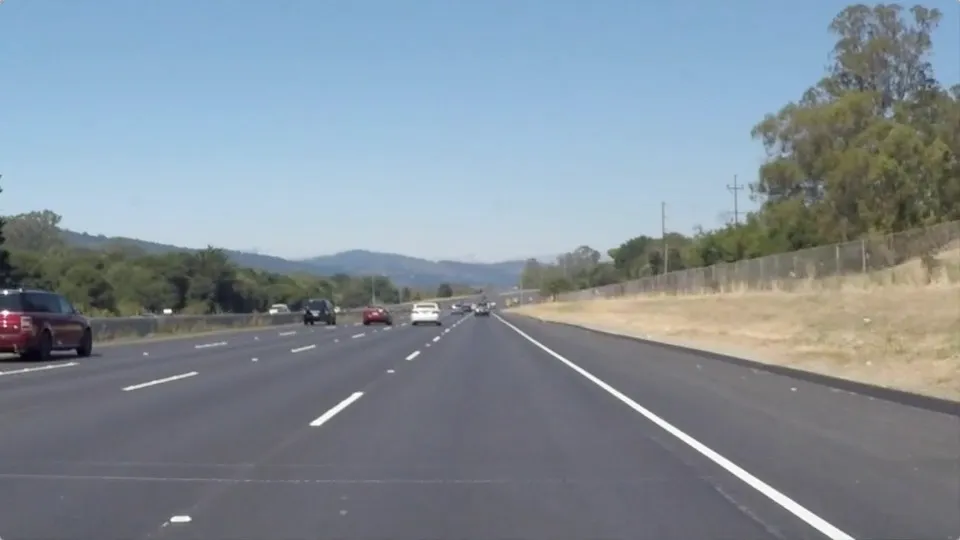
#> input picture data/test_lane_seperator.png, 960 x 540 px, found by its file name
$ jupyter execute car_simulation.ipynb
#> lines starting #> are read from the running program, lines starting #| are printed output that depends on the picture; after the words box and inside, x2 and y2 are one past the last pixel; in counts of white or black regions, pixels touching at a corner belong together
[cell 1]
import matplotlib.pyplot as plt
import numpy as np
import cv2

[cell 2]
def remove_noise(image, kernel_size):
    return cv2.GaussianBlur(image, (kernel_size, kernel_size), 0)

[cell 3]
def discard_colors(image):
    return cv2.cvtColor(image, cv2.COLOR_BGR2GRAY)

[cell 4]
def detect_edges(image, low_threshold, high_threshold):
    return cv2.Canny(image, threshold1=low_threshold, threshold2=high_threshold)

[cell 5]
def region_of_interest(image, vertices):
    # defining a blank mask to start with
    mask = np.zeros_like(image)
    # defining a 3 channel or 1 channel color to fill the mask with depending on the input image
    if len(image.shape) > 2:
        channel_count = image.shape[2]  # i.e. 3 or 4 depending on your image
        ignore_mask_color = (255,) * channel_count
    else:
        ignore_mask_color = 255
    # filling pixels inside the polygon defined by "vertices" with the fill color
    cv2.fillPoly(mask, vertices, ignore_mask_color)

  # returning the image only where mask pixels are non-zero
    masked_image = cv2.bitwise_and(image, mask)
    return masked_image

[cell 6]
def draw_lines(image, lines, color=[255, 0, 0], thickness=2):
    for line in lines:
        for x1,y1,x2,y2 in line:
            cv2.line(image, (x1, y1), (x2, y2), color, thickness)

[cell 7]
def hough_lines(image, rho, theta, threshold, min_line_len, max_line_gap):
    lines = cv2.HoughLinesP(image, rho, theta, threshold, np.array([]), minLineLength=min_line_len, maxLineGap=max_line_gap)
    return lines

[cell 8]
def slope(x1, y1, x2, y2):
    return (y1 - y2) / (x1 - x2)
def separate_lines(lines):
    right = []
    left = []
    for x1,y1,x2,y2 in lines[:, 0]:
        m = slope(x1,y1,x2,y2)
        if m >= 0:
            right.append([x1,y1,x2,y2,m])
        else:
            left.append([x1,y1,x2,y2,m])
    return right, left

[cell 9]
def reject_outliers(data, cutoff, threshold=0.08):
    data = np.array(data)
    data = data[(data[:, 4] >= cutoff[0]) & (data[:, 4] <= cutoff[1])]
    m = np.mean(data[:, 4], axis=0)
    return data[(data[:, 4] <= m+threshold) & (data[:, 4] >= m-threshold)]

[cell 10]
def lines_linreg(lines_array):
    x = np.reshape(lines_array[:, [0, 2]], (1, len(lines_array) * 2))[0]
    y = np.reshape(lines_array[:, [1, 3]], (1, len(lines_array) * 2))[0]
    A = np.vstack([x, np.ones(len(x))]).T
    m, c = np.linalg.lstsq(A, y)[0]
    x = np.array(x)
    y = np.array(x * m + c)
    return x, y, m, c

[cell 11]
def extend_point(x1, y1, x2, y2, length):
    line_len = np.sqrt((x1 - x2)**2 + (y1 - y2)**2)
    x = x2 + (x2 - x1) / line_len * length
    y = y2 + (y2 - y1) / line_len * length
    return x, y

[cell 12]
def weighted_image(image, initial_image, α=0.8, β=1., λ=0.):
    return cv2.addWeighted(initial_image, α, image, β, λ)

[cell 13]
image = cv2.imread("test_lane_seperator.png")
#> image is the input picture: shape (540, 960, 3); mean B, G, R 152.1, 142.3, 130.4

[cell 14]
img = detect_edges(image, low_threshold=50, high_threshold=150)
#> in detect_edges, `return cv2.Canny(image, threshold1=low_threshold, threshold2=high_thre..`:
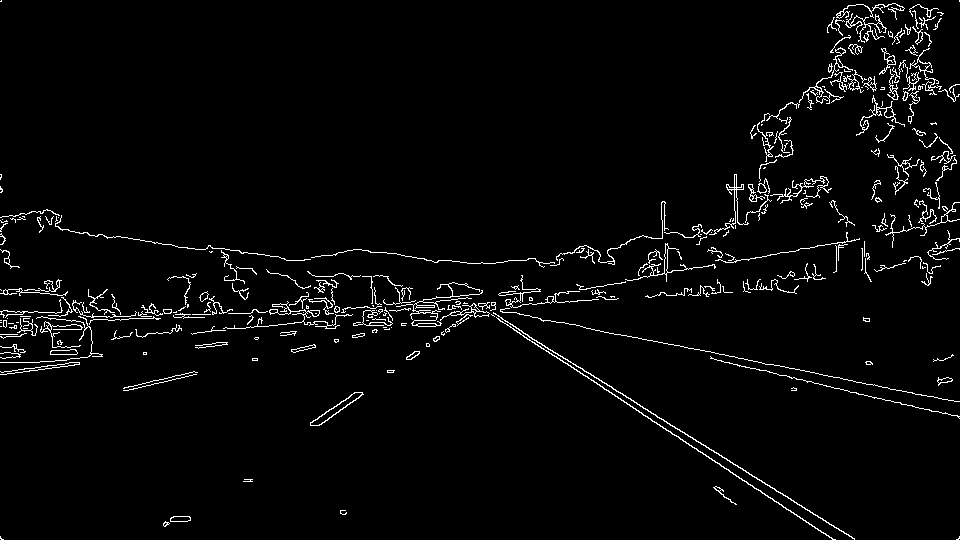
#> returned value: shape (540, 960); 3% white in thin lines or dots
plt.imshow(img, cmap='gray')

[cell 15]
xsize = img.shape[1]
ysize = img.shape[0]
dx1 = int(0.0725 * xsize)
dx2 = int(0.425 * xsize)
dy = int(0.6 * ysize)
# calculate vertices for region of interest
vertices = np.array([[(dx1, ysize), (dx2, dy), (xsize - dx2, dy), (xsize - dx1, ysize)]], dtype=np.int32)
image = region_of_interest(img, vertices)
#> in region_of_interest, `cv2.fillPoly(mask, vertices, ignore_mask_color)`:
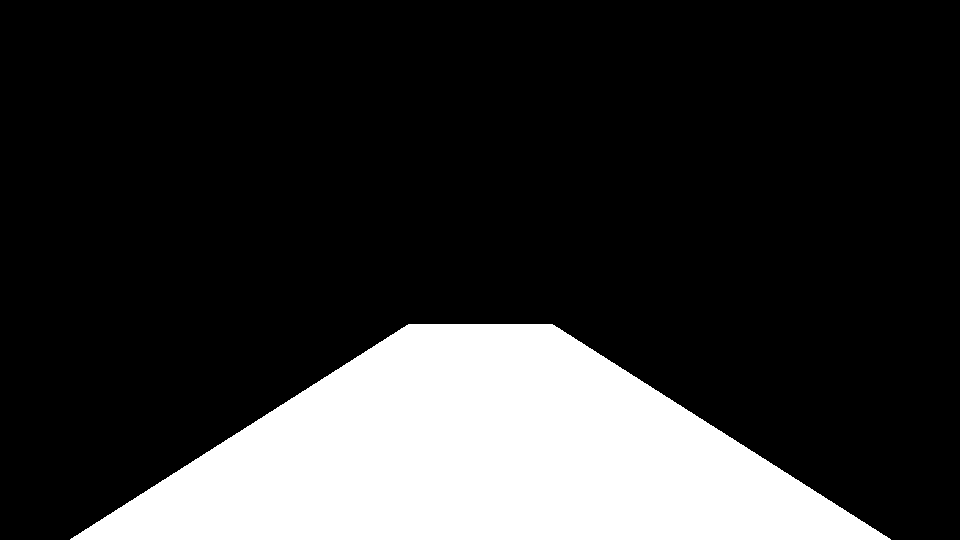
#> mask: shape (540, 960); 20.1% white; 1 white region, box (x1, y1, x2, y2) and area: (70, 324, 891, 540) 104451
#> in region_of_interest, `masked_image = cv2.bitwise_and(image, mask)`:
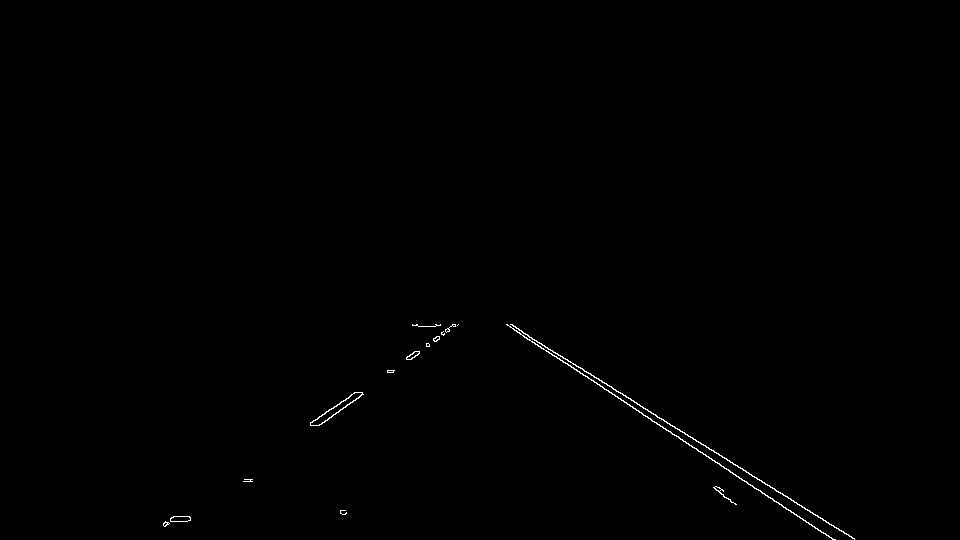
#> masked_image: shape (540, 960); 0.31% white in thin lines or dots, all inside (x1, y1, x2, y2) = (163, 324, 855, 540)

[cell 16]
plt.imshow(image)

[cell 17]
rho = 0.8
theta = np.pi/180
threshold = 25
min_line_len = 50
max_line_gap = 200
lines = hough_lines(img, rho, theta, threshold, min_line_len, max_line_gap)
#> in hough_lines, `lines = cv2.HoughLinesP(image, rho, theta, threshold, np.array([]), mi..`: lines = 161 rows, first 6: [396, 253, 854, 539], [9, 215, 874, 384], [3, 374, 959, 240], [305, 324, 936, 224], [2, 216, 543, 321], [3, 316, 531, 316]

[cell 18]
lines_reshaped = lines[:, 0, :]
#> lines_reshaped has the same summary as lines in hough_lines
lines_reshaped.shape

[cell 19]
right_lines, left_lines = separate_lines(lines)
#> the loop in separate_lines, `for x1,y1,x2,y2 in lines[:, 0]:` made 161 passes
#> (x1, y1, x2, y2, m) on passes 1 to 3: (396, 253, 854, 539, 0.624), (9, 215, 874, 384, 0.195), (3, 374, 959, 240, -0.14)
#> after the loop in separate_lines, `for x1,y1,x2,y2 in lines[:, 0]:`: left = 117 items, first 6: [3, 374, 959, 240, -0.14], [305, 324, 936, 224, -0.158], [124, 387, 955, 210, -0.213], [310, 422, 959, 0, -0.65], [7, 318, 794, 291, -0.0343], [11, 327, 938, 197, -0.14]; right = 44 items, first 6: [396, 253, 854, 539, 0.624], [9, 215, 874, 384, 0.195], [2, 216, 543, 321, 0.194], [3, 316, 531, 316, 0], [399, 254, 853, 538, 0.626], [444, 284, 728, 469, 0.651]
#> right_lines has the same summary as right in separate_lines; left_lines has the same summary as left in separate_lines
right_lines
#> Out has the same summary as right in separate_lines

[cell 20]
if right_lines and left_lines:
    right = reject_outliers(right_lines,  cutoff=(0.45, 0.75))
#> in reject_outliers, `data = np.array(data)`: data = 44 rows, first 6: [396, 253, 854, 539, 0.624], [9, 215, 874, 384, 0.195], [2, 216, 543, 321, 0.194], [3, 316, 531, 316, 0], [399, 254, 853, 538, 0.626], [444, 284, 728, 469, 0.651]
#> in reject_outliers, `data = data[(data[:, 4] >= cutoff[0]) & (data[:, 4] <= cutoff[1])]`: data = [[396, 253, 854, 539, 0.624], [399, 254, 853, 538, 0.626], [444, 284, 728, 469, 0.651], [393, 253, 834, 539, 0.649], [833, 18, 955, 100, 0.672]]
#> in reject_outliers, `m = np.mean(data[:, 4], axis=0)`: m = 0.644
#> right has the same summary as data in reject_outliers
    left = reject_outliers(left_lines, cutoff=(-0.85, -0.6))
#> in reject_outliers (call 2), `data = np.array(data)`: data = 117 rows, first 6: [3, 374, 959, 240, -0.14], [305, 324, 936, 224, -0.158], [124, 387, 955, 210, -0.213], [310, 422, 959, 0, -0.65], [7, 318, 794, 291, -0.0343], [11, 327, 938, 197, -0.14]
#> in reject_outliers (call 2), `data = data[(data[:, 4] >= cutoff[0]) & (data[:, 4] <= cutoff[1])]`: data = 13 rows, first 6: [310, 422, 959, 0, -0.65], [187, 521, 539, 265, -0.727], [183, 521, 540, 262, -0.725], [833, 59, 902, 10, -0.71], [341, 401, 940, 12, -0.649], [835, 51, 899, 5, -0.719]
#> left = [[310, 422, 959, 0, -0.65], [187, 521, 539, 265, -0.727], [183, 521, 540, 262, -0.725], [833, 59, 902, 10, -0.71], [341, 401, 940, 12, -0.649], [835, 51, 899, 5, -0.719], [181, 521, 538, 262, -0.725], [505, 323, 924, 18, -0.728], [507, 324, 937, 12, -0.726], [179, 521, 556, 257, -0.7], [512, 324, 920, 5, -0.782]]

[cell 21]
lines[0]
#> Out = [[396, 253, 854, 539]]

[cell 22]
x, y, m, c = lines_linreg(lines_reshaped)
#> in lines_linreg, `x = np.reshape(lines_array[:, [0, 2]], (1, len(lines_array) * 2))[0]`: x = 322 values, max 959 at index 5, min 0 at index 80, mean 598.6
#> in lines_linreg, `y = np.reshape(lines_array[:, [1, 3]], (1, len(lines_array) * 2))[0]`: y = 322 values, max 539 at index 1, min 0 at index 21, mean 240.4
#> in lines_linreg, `A = np.vstack([x, np.ones(len(x))]).T`: A = 322 pairs, first value 0 to 959, second value 1 to 1
#> in lines_linreg, `m, c = np.linalg.lstsq(A, y)[0]`: m = -0.176; c = 345.5
#> in lines_linreg, `y = np.array(x * m + c)`: y = 322 values, max 345.5 at index 80, min 177.1 at index 5, mean 240.4
#> m = -0.176; c = 345.5
# This variable represents the top-most point in the image where we can reasonable draw a line to.
min_y = np.min(y)
#> min_y = 177.1
# Calculate the top point using the slopes and intercepts we got from linear regression.
top_point = np.array([(min_y - c) / m, min_y], dtype=int)
#> top_point = [959, 177]
# Repeat this process to find the bottom left point.
max_y = np.max(y)
#> max_y = 345.5
bot_point = np.array([(max_y - c) / m, max_y], dtype=int)
#> bot_point = [0, 345]

[cell 23]
x1e, y1e = extend_point(bot_point[0],bot_point[1],top_point[0],top_point[1], -1000) # bottom point
#> in extend_point, `line_len = np.sqrt((x1 - x2)**2 + (y1 - y2)**2)`: line_len = 973.6
#> in extend_point, `x = x2 + (x2 - x1) / line_len * length`: x = -26
#> in extend_point, `y = y2 + (y2 - y1) / line_len * length`: y = 349.6
#> x1e = -26; y1e = 349.6
x2e, y2e = extend_point(bot_point[0],bot_point[1],top_point[0],top_point[1],  1000) # top point
#> x2e = 1944; y2e = 4.45
# return the line.
line = np.array([[x1e,y1e,x2e,y2e]])
#> line = [[-26, 349.6, 1944, 4.45]]

[cell 24]
line_image = np.copy((image)*0)
#> line_image: shape (540, 960); every value is 0
draw_lines(line_image, lines, thickness=3)
#> the loop in draw_lines, `for line in lines:` made 161 passes
#> after the loop in draw_lines, `for line in lines:`:
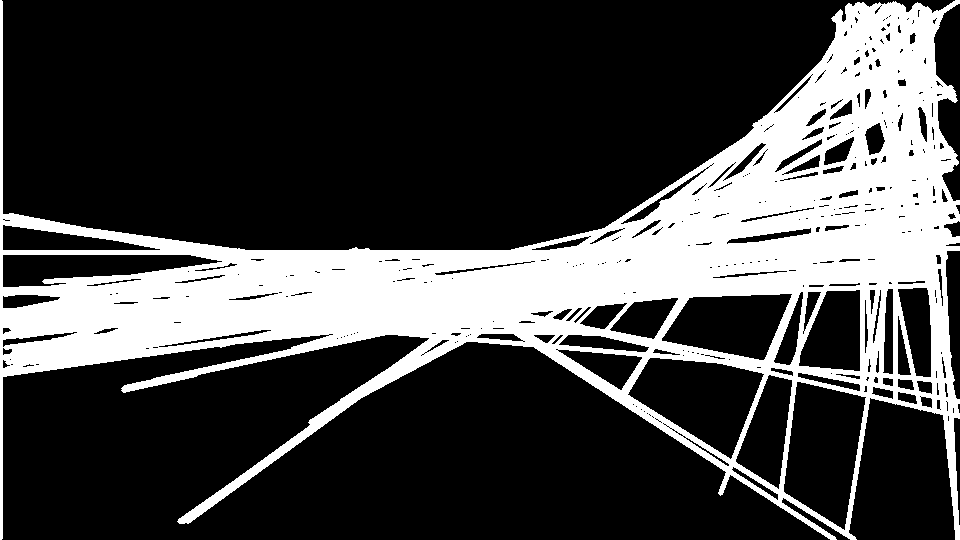
#> image: shape (540, 960); 27.3% white; 1 white region, box (x1, y1, x2, y2) and area: (0, 0, 960, 540) 141336
line_image = region_of_interest(line_image, vertices)
#> in region_of_interest (call 2), `masked_image = cv2.bitwise_and(image, mask)`:
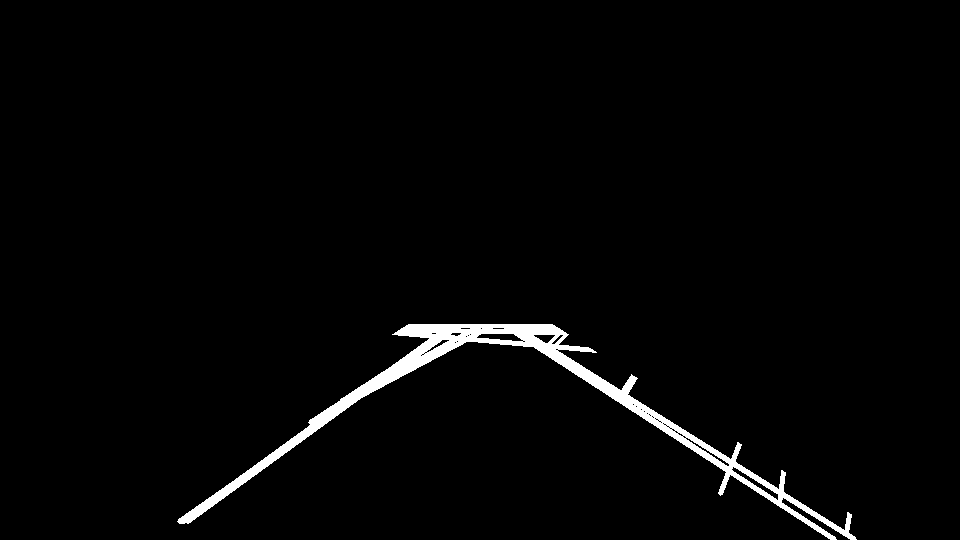
#> masked_image: shape (540, 960); 2.1% white; 1 white region, box (x1, y1, x2, y2) and area: (177, 324, 857, 540) 11103
final_image = weighted_image(line_image, img)
#> in weighted_image, `return cv2.addWeighted(initial_image, α, image, β, λ)`:
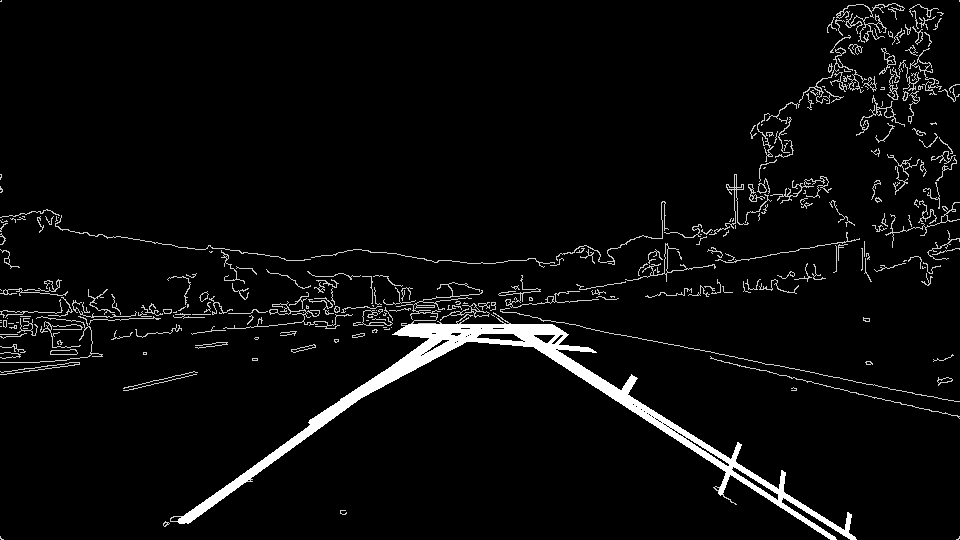
#> returned value: shape (540, 960); min 0, max 255, mean 10.9
plt.imshow(final_image)

$ run again, with data/Kamera_Eingabe_DonkeyCar.png copied over data/test_lane_seperator.png
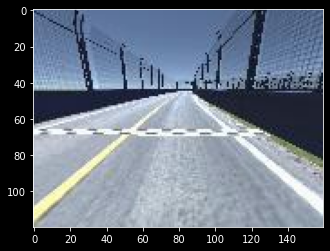
#> input picture data/Kamera_Eingabe_DonkeyCar.png, 330 x 251 px, found by its file name
#> image is the input picture: shape (251, 330, 3); mean B, G, R 125.1, 110.9, 101
#> mask: shape (251, 330); 20.4% white; 1 white region, box (x1, y1, x2, y2) and area: (24, 150, 307, 251) 16883
#> in region_of_interest, `masked_image = cv2.bitwise_and(image, mask)`:
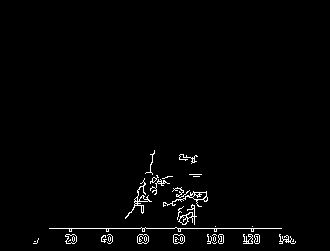
#> masked_image: shape (251, 330); 1.7% white in thin lines or dots, all inside (x1, y1, x2, y2) = (33, 150, 296, 244)
#> in hough_lines, `lines = cv2.HoughLinesP(image, rho, theta, threshold, np.array([]), mi..`: lines = 91 rows, first 6: [33, 228, 322, 228], [21, 8, 322, 8], [32, 242, 32, 9], [324, 226, 324, 10], [22, 6, 322, 159], [35, 219, 267, 10]
#> lines_reshaped has the same summary as lines in hough_lines
#> the loop in separate_lines, `for x1,y1,x2,y2 in lines[:, 0]:` made 91 passes
#> (x1, y1, x2, y2, m) on passes 1 to 8: (33, 228, 322, 228, 0), (21, 8, 322, 8, 0), (32, 242, 32, 9, inf), (324, 226, 324, 10, inf), (22, 6, 322, 159, 0.51), (35, 219, 267, 10, -0.901), (35, 128, 322, 128, 0), (35, 134, 322, 134, 0)
#> after the loop in separate_lines, `for x1,y1,x2,y2 in lines[:, 0]:`: left = 22 items, first 6: [35, 219, 267, 10, -0.901], [34, 123, 320, 57, -0.231], [36, 204, 264, 19, -0.811], [101, 240, 320, 21, -1], [35, 205, 264, 20, -0.808], [39, 130, 314, 46, -0.305]; right = 69 items, first 6: [33, 228, 322, 228, 0], [21, 8, 322, 8, 0], [32, 242, 32, 9, inf], [324, 226, 324, 10, inf], [22, 6, 322, 159, 0.51], [35, 128, 322, 128, 0]
#> right_lines has the same summary as right in separate_lines; left_lines has the same summary as left in separate_lines
#> `right_lines`: Out has the same summary as right in separate_lines
#> in reject_outliers, `data = np.array(data)`: data = 69 rows, first 6: [33, 228, 322, 228, 0], [21, 8, 322, 8, 0], [32, 242, 32, 9, inf], [324, 226, 324, 10, inf], [22, 6, 322, 159, 0.51], [35, 128, 322, 128, 0]
#> in reject_outliers, `data = data[(data[:, 4] >= cutoff[0]) & (data[:, 4] <= cutoff[1])]`: data = [[22, 6, 322, 159, 0.51], [74, 17, 318, 194, 0.725], [74, 15, 319, 174, 0.649], [48, 14, 320, 178, 0.603], [49, 11, 319, 167, 0.578]]
#> in reject_outliers, `m = np.mean(data[:, 4], axis=0)`: m = 0.613
#> `right = reject_outliers(right_lines,  cutoff=(0.45, 0.75))`: right = [[74, 15, 319, 174, 0.649], [48, 14, 320, 178, 0.603], [49, 11, 319, 167, 0.578]]
#> in reject_outliers (call 2), `data = np.array(data)`: data = 22 rows, first 6: [35, 219, 267, 10, -0.901], [34, 123, 320, 57, -0.231], [36, 204, 264, 19, -0.811], [101, 240, 320, 21, -1], [35, 205, 264, 20, -0.808], [39, 130, 314, 46, -0.305]
#> `left = reject_outliers(left_lines, cutoff=(-0.85, -0.6))`: left = [[36, 204, 264, 19, -0.811], [35, 205, 264, 20, -0.808]]
#> `lines[0]`: Out = [[33, 228, 322, 228]]
#> in lines_linreg, `x = np.reshape(lines_array[:, [0, 2]], (1, len(lines_array) * 2))[0]`: x = 182 values, max 324 at index 6, min 8 at index 124, mean 178.5
#> in lines_linreg, `y = np.reshape(lines_array[:, [1, 3]], (1, len(lines_array) * 2))[0]`: y = 182 values, max 243 at index 82, min 6 at index 8, mean 111.7
#> A = 182 pairs, first value 8 to 324, second value 1 to 1
#> in lines_linreg, `m, c = np.linalg.lstsq(A, y)[0]`: m = -0.0355; c = 118.1
#> in lines_linreg, `y = np.array(x * m + c)`: y = 182 values, max 117.8 at index 124, min 106.6 at index 6, mean 111.7
#> `x, y, m, c = lines_linreg(lines_reshaped)`: m = -0.0355; c = 118.1
#> min_y = 106.6
#> top_point = [323, 106]
#> max_y = 117.8
#> bot_point = [7, 117]
#> line_len = 316.2
#> in extend_point, `x = x2 + (x2 - x1) / line_len * length`: x = -676.4
#> in extend_point, `y = y2 + (y2 - y1) / line_len * length`: y = 140.8
#> x1e = -676.4; y1e = 140.8
#> x2e = 1322.4; y2e = 71.21
#> `line = np.array([[x1e,y1e,x2e,y2e]])`: line = [[-676.4, 140.8, 1322.4, 71.21]]
#> line_image: shape (251, 330); every value is 0
#> the loop in draw_lines, `for line in lines:` made 91 passes
#> masked_image: shape (251, 330); 9.5% white; 1 white region, box (x1, y1, x2, y2) and area: (32, 150, 298, 246) 7833
#> in weighted_image, `return cv2.addWeighted(initial_image, α, image, β, λ)`:
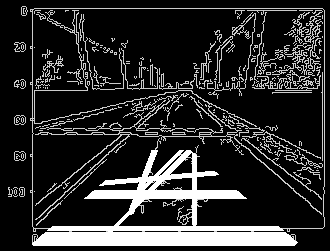
#> returned value: shape (251, 330); min 0, max 255, mean 45
